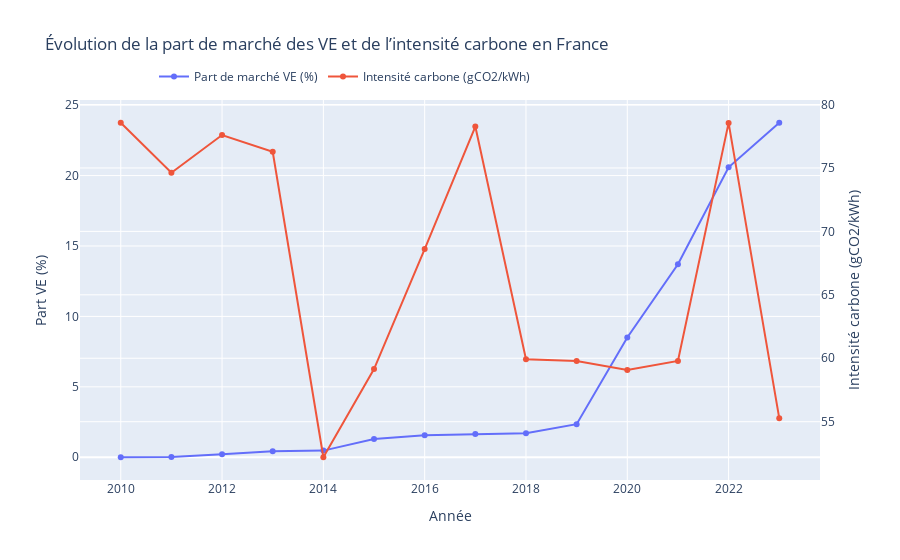

Source (notebook cell):
### Markdown cell above
`annee vs part_ve` : *+0.82* Corrélation forte et positive → la part de marché des VE augmente avec le temps.

`annee vs intensité_carbone` : *-0.45*	Corrélation modérée et négative → l’intensité carbone diminue en moyenne avec le temps.

`part_ve vs intensité_carbone` : *-0.21* Corrélation faible et négative → plus il y a de VE, plus l’intensité carbone a tendance à baisser, mais le taux de coefficient de cor ne nous permet pas vraiment de dire qu'il y'a un lien.

### Code cell
import plotly.graph_objects as go

fig = go.Figure()

# Tracé de la part de marché des VE
fig.add_trace(go.Scatter(
    x=df_fusion['annee'], y=df_fusion['part_ve'] * 100,
    mode='lines+markers',
    name='Part de marché VE (%)',
    yaxis='y1'
))

# Tracé de l’intensité carbone
fig.add_trace(go.Scatter(
    x=df_fusion['annee'], y=df_fusion['Intensité_carbone'],
    mode='lines+markers',
    name='Intensité carbone (gCO2/kWh)',
    yaxis='y2'
))

fig.update_layout(
    title='Évolution de la part de marché des VE et de l’intensité carbone en France',
    xaxis_title='Année',
    yaxis=dict(title='Part VE (%)', side='left'),
    yaxis2=dict(title='Intensité carbone (gCO2/kWh)', overlaying='y', side='right'),
    legend=dict(x=0.1, y=1.1, orientation='h')
)

fig.show()

### Figure 1 — Plotly figure (JSON) as saved in the notebook; plotly's stock layout.template omitted (floating-point values rounded to 4 significant figures)
{"data": [{"mode": "lines+markers", "name": "Part de marché VE (%)", "type": "scatter", "x": [2010, 2011, 2012, 2013, 2014, 2015, 2016, 2017, 2018, 2019, 2020, 2021, 2022, 2023], "y": [0.0005423, 0.02087, 0.2189, 0.4325, 0.4717, 1.303, 1.563, 1.646, 1.699, 2.349, 8.506, 13.71, 20.59, 23.75], "yaxis": "y"}, {"mode": "lines+markers", "name": "Intensité carbone (gCO2/kWh)", "type": "scatter", "x": [2010, 2011, 2012, 2013, 2014, 2015, 2016, 2017, 2018, 2019, 2020, 2021, 2022, 2023], "y": [78.56, 74.62, 77.59, 76.27, 52.2, 59.15, 68.61, 78.26, 59.92, 59.79, 59.08, 59.79, 78.55, 55.28], "yaxis": "y2"}], "layout": {"legend": {"orientation": "h", "x": 0.1, "y": 1.1}, "title": {"text": "Évolution de la part de marché des VE et de l’intensité carbone en France"}, "xaxis": {"title": {"text": "Année"}}, "yaxis": {"side": "left", "title": {"text": "Part VE (%)"}}, "yaxis2": {"overlaying": "y", "side": "right", "title": {"text": "Intensité carbone (gCO2/kWh)"}}}}
